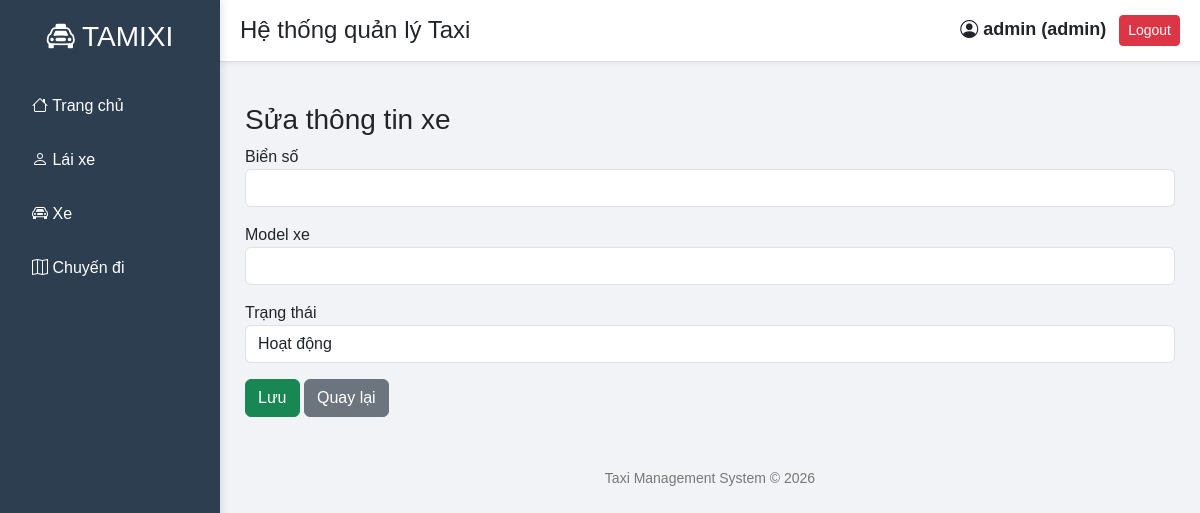
/edit_car/1 (signed in), run on an earlier commit of the app's database.
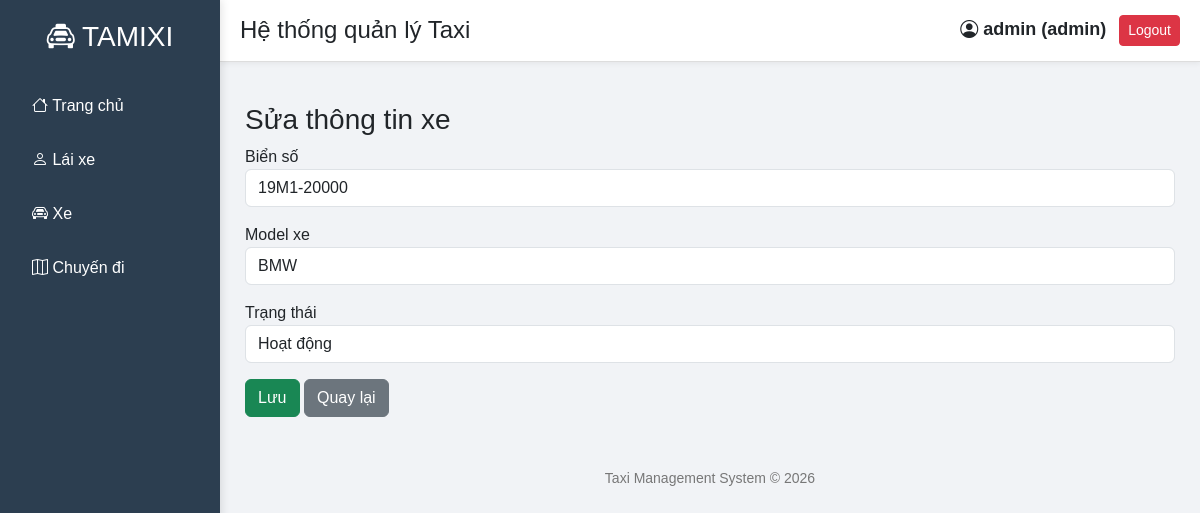
And on a later commit of the database.
### tables this page shows
CREATE TABLE Cars (
    car_id INTEGER PRIMARY KEY AUTOINCREMENT,
    plate_number TEXT NOT NULL,
    car_model TEXT,
    status TEXT
);

### app.py (the view, shortened to what this page needs)
@app.route("/edit_car/<id>", methods=["GET","POST"])
def edit_car(id):
    conn = get_db()
    cursor = conn.cursor()
    if "user" not in session:
        return redirect("/login")
    if session["role"] != "admin":
        flash("Không có quyền hạn","danger")
        return redirect("/cars")
    cursor.execute("SELECT * FROM Cars WHERE car_id=?", (id,))
    car = cursor.fetchone()
    conn.close()
    return render_template("edit_car.html", car=car)

### app.py (called while the page is built)
def get_db():
    conn = sqlite3.connect("taxi.db")
    conn.row_factory = sqlite3.Row
    return conn

### templates/edit_car.html (shortened to what this page needs)
{% extends "layout.html" %}
{% block content %}
<h3>Sửa thông tin xe</h3>
<form method="POST">
<div class="mb-3">
<label>Biển số</label>
<input type="text" name="plate" class="form-control" value="{{car.plate_number}}">
</div>
<div class="mb-3">
<label>Model xe</label>
<input type="text" name="model" class="form-control" value="{{car.car_model}}">
</div>
<div class="mb-3">
<label>Trạng thái</label>
<select name="status" class="form-control">
<option value="Hoạt động">Hoạt động</option>
</select>
</div>
<button class="btn btn-success">Lưu</button>
<a href="/cars" class="btn btn-secondary">Quay lại</a>
</form>
{% endblock %}

What changed in the data, as far as the page shows it:
added Cars: plate "19M1-20000", model "BMW"
